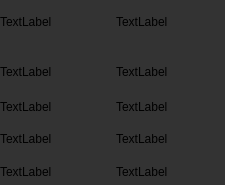
<?xml version="1.0" encoding="UTF-8"?>
<ui version="4.0">
 <class>ExpandingCard</class>
 <widget class="QWidget" name="ExpandingCard">
  <property name="geometry">
   <rect>
    <x>0</x>
    <y>0</y>
    <width>225</width>
    <height>185</height>
   </rect>
  </property>
  <property name="windowTitle">
   <string>Form</string>
  </property>
  <property name="styleSheet">
   <string notr="true">background-color: rgb(51, 51, 51);</string>
  </property>
  <layout class="QVBoxLayout" name="verticalLayout">
   <property name="spacing">
    <number>0</number>
   </property>
   <property name="leftMargin">
    <number>0</number>
   </property>
   <property name="topMargin">
    <number>0</number>
   </property>
   <property name="rightMargin">
    <number>0</number>
   </property>
   <property name="bottomMargin">
    <number>0</number>
   </property>
   <item>
    <layout class="QGridLayout" name="gridLayout">
     <property name="spacing">
      <number>6</number>
     </property>
     <item row="0" column="1">
      <widget class="QLabel" name="label_8">
       <property name="text">
        <string>TextLabel</string>
       </property>
      </widget>
     </item>
     <item row="0" column="0">
      <widget class="QLabel" name="label">
       <property name="text">
        <string>TextLabel</string>
       </property>
      </widget>
     </item>
     <item row="1" column="0">
      <widget class="QLabel" name="label_9">
       <property name="text">
        <string>TextLabel</string>
       </property>
      </widget>
     </item>
     <item row="1" column="1">
      <widget class="QLabel" name="label_10">
       <property name="text">
        <string>TextLabel</string>
       </property>
      </widget>
     </item>
    </layout>
   </item>
   <item>
    <widget class="QScrollArea" name="scrollArea">
     <property name="sizePolicy">
      <sizepolicy hsizetype="Expanding" vsizetype="Ignored">
       <horstretch>0</horstretch>
       <verstretch>0</verstretch>
      </sizepolicy>
     </property>
     <property name="frameShape">
      <enum>QFrame::NoFrame</enum>
     </property>
     <property name="frameShadow">
      <enum>QFrame::Plain</enum>
     </property>
     <property name="verticalScrollBarPolicy">
      <enum>Qt::ScrollBarAlwaysOff</enum>
     </property>
     <property name="horizontalScrollBarPolicy">
      <enum>Qt::ScrollBarAlwaysOff</enum>
     </property>
     <property name="widgetResizable">
      <bool>true</bool>
     </property>
     <property name="alignment">
      <set>Qt::AlignLeading|Qt::AlignLeft|Qt::AlignVCenter</set>
     </property>
     <widget class="QWidget" name="scrollAreaWidgetContents">
      <property name="geometry">
       <rect>
        <x>0</x>
        <y>0</y>
        <width>225</width>
        <height>92</height>
       </rect>
      </property>
      <property name="sizePolicy">
       <sizepolicy hsizetype="Expanding" vsizetype="Preferred">
        <horstretch>0</horstretch>
        <verstretch>0</verstretch>
       </sizepolicy>
      </property>
      <layout class="QGridLayout" name="gridLayout_3">
       <property name="leftMargin">
        <number>0</number>
       </property>
       <property name="topMargin">
        <number>0</number>
       </property>
       <property name="rightMargin">
        <number>0</number>
       </property>
       <property name="bottomMargin">
        <number>0</number>
       </property>
       <property name="spacing">
        <number>6</number>
       </property>
       <item row="2" column="0">
        <widget class="QLabel" name="label_6">
         <property name="text">
          <string>TextLabel</string>
         </property>
        </widget>
       </item>
       <item row="1" column="0">
        <widget class="QLabel" name="label_4">
         <property name="text">
          <string>TextLabel</string>
         </property>
        </widget>
       </item>
       <item row="1" column="1">
        <widget class="QLabel" name="label_5">
         <property name="text">
          <string>TextLabel</string>
         </property>
        </widget>
       </item>
       <item row="2" column="1">
        <widget class="QLabel" name="label_7">
         <property name="text">
          <string>TextLabel</string>
         </property>
        </widget>
       </item>
       <item row="0" column="1">
        <widget class="QLabel" name="label_3">
         <property name="text">
          <string>TextLabel</string>
         </property>
        </widget>
       </item>
       <item row="0" column="0">
        <widget class="QLabel" name="label_2">
         <property name="text">
          <string>TextLabel</string>
         </property>
        </widget>
       </item>
      </layout>
     </widget>
    </widget>
   </item>
  </layout>
 </widget>
 <resources/>
 <connections/>
</ui>
